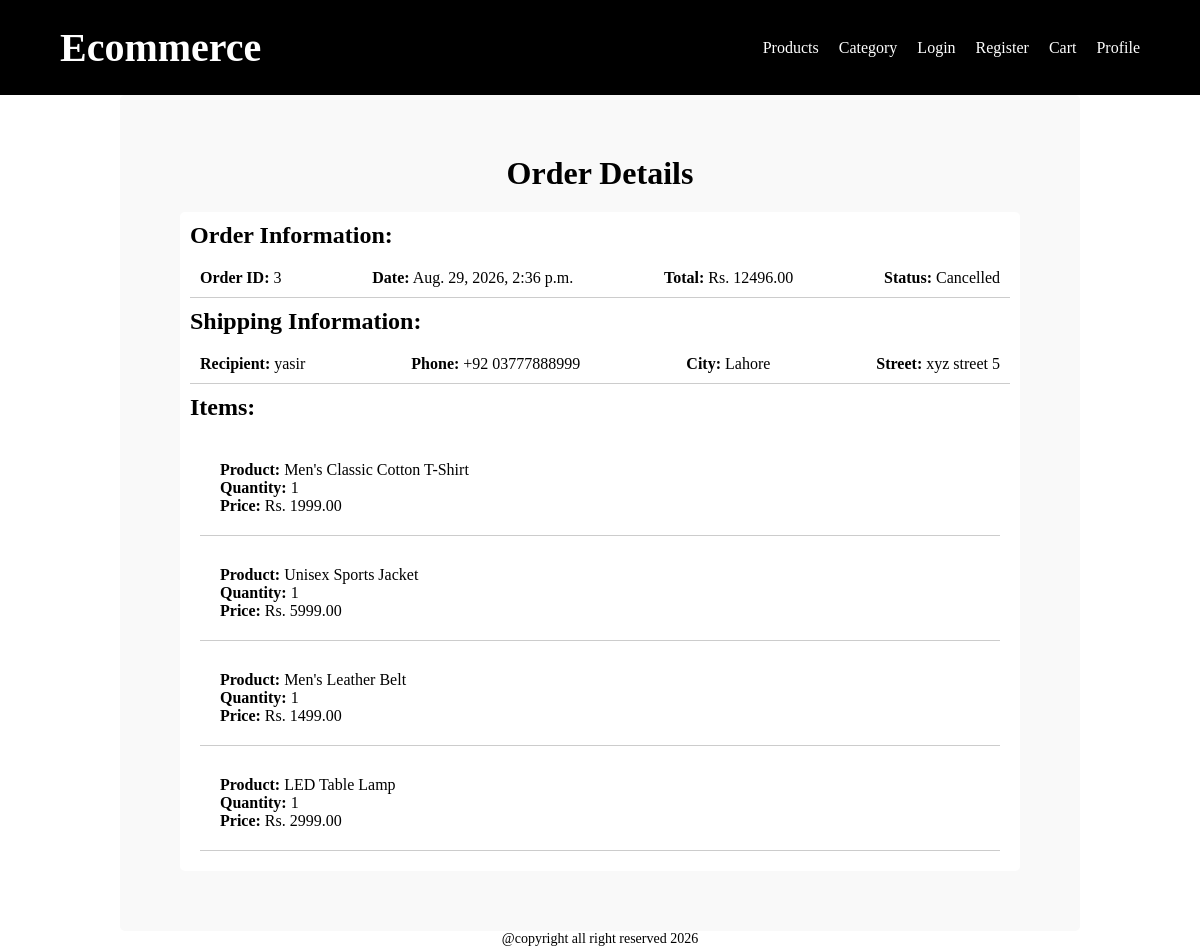
Screenshot of /orders/order-detail/3/ (signed in) with the database file from the repository.
### apps/orders/models.py (models this page shows, shortened)
class Order(models.Model):
    class StatusChoices(models.TextChoices):
        Pending = 'Pending' ,'Pending'
        Processing = 'Processing', 'Processing'
        Deliverd ='Deliverd','Deliverd'
        Shipped = 'Shipped','Shipped'
        Cancelled = 'Cancelled','Cancelled'
    customer = models.ForeignKey(Customer , on_delete=models.CASCADE , related_name='orders')
    status = models.CharField(
        max_length=50,
        choices=StatusChoices.choices,
        default=StatusChoices.Pending
    )
    total_price = models.DecimalField(max_digits=10 ,decimal_places=2)
    created_at = models.DateTimeField(auto_now_add=True)
    ALLOWED_TRANSITIONS = {
        StatusChoices.Pending : [ StatusChoices.Processing , StatusChoices.Cancelled],
        StatusChoices.Processing : [StatusChoices.Shipped , StatusChoices.Cancelled],
        StatusChoices.Shipped : [StatusChoices.Deliverd],
        StatusChoices.Deliverd : [],
        StatusChoices.Cancelled : [],
    }

class ShippingAddress(models.Model):
    order = models.OneToOneField(
        Order,
        on_delete=models.CASCADE,
        related_name= 'shipping_address'
    )
    name = models.CharField(max_length=100)
    phone_no = models.CharField(max_length=15)
    city = models.CharField(max_length=50)
    street = models.CharField(max_length=150)

class OrderItems(models.Model):
    order = models.ForeignKey(Order , on_delete=models.CASCADE , related_name='items')
    product = models.ForeignKey(Product , on_delete=models.CASCADE)
    quantity = models.PositiveIntegerField(default=1)
    price = models.DecimalField(max_digits=10 , decimal_places=2)

### apps/products/models.py (models this page shows, shortened)
class Product(models.Model):
    name = models.CharField(max_length=100)
    description = models.TextField(blank=True)
    image = models.ImageField(upload_to='product/')
    price = models.DecimalField(max_digits=10 , decimal_places=2)
    stock = models.PositiveIntegerField(default=1)
    category = models.ForeignKey(Category , on_delete=models.CASCADE , related_name='products')

### apps/orders/views.py (the view)
# urls.py: path('order-detail/<int:id>/' , views.orders_details , name='order_detail'),
@login_required
def orders_details(req , id):
    orders_details = get_object_or_404(
        Order.objects.prefetch_related('items__product').select_related('shipping_address'),
        id=id,
        customer=req.user.customer
    )
    context = {
        'order': orders_details,
    }
    return render(req , 'orders/order_detail.html' , context)

### templates/orders/order_detail.html (shortened to what this page needs)
{% extends 'base.html' %}
{% load static %}
{% block link %}
    <link rel="stylesheet" href="{% static 'CSS/orders.css' %}">
{% endblock %}
{% block content %}
    <main class="order-main">
        <div class="order-container">
            <h1>Order Details</h1>
            <div class="order-details">
                <h2>Order Information:</h2>
                <div class="order-information">
                    <p><strong>Order ID:</strong> {{ order.id }}</p>
                    <p><strong>Date:</strong> {{ order.created_at }}</p>
                    <p><strong>Total:</strong> Rs. {{ order.total_price }}</p>
                    <p><strong>Status:</strong> {{ order.status }}</p>
                </div>
                <h2>Shipping Information:</h2>
                <div class="shipping-information">
                    <p><strong>Recipient:</strong> {{ order.shipping_address.name }}</p>
                    <p><strong>Phone:</strong> {{ order.shipping_address.phone_no }}</p>
                    <p><strong>City:</strong> {{ order.shipping_address.city }}</p>
                    <p><strong>Street:</strong> {{ order.shipping_address.street }}</p>
                </div>
                <h2>Items:</h2>
                <div class="order_items">
                    <ul class="order-items">
                        {% for item in order.items.all %}
                            <li class="order-item">
                                <p><strong>Product:</strong> {{ item.product.name }}</p>
                                <p><strong>Quantity:</strong> {{ item.quantity }}</p>
                                <p><strong>Price:</strong> Rs. {{ item.price }}</p>
                            </li>
                        {% endfor %}
                    </ul>
                </div>
            </div>
        </div>
    </main>
{% endblock %}

### static/CSS/orders.css (style rules this page uses)
* { margin: 0; padding: 0; box-sizing: border-box; }
.order-main { min-height: 100vh; display: flex; flex-direction: column; align-items: center; justify-content: center; }
.order-container { width: 80%; background-color: #f9f9f9; padding: 5% 5%; display: flex; flex-direction: column; justify-content: space-between; gap: 10px; border-radius: 5px; }
.order-container h1 { text-align: center; margin-bottom: 10px; text-transform: capitalize; }
.order-details { display: flex; flex-direction: column; gap: 10px; padding: 10px; background-color: #fff; border-radius: 5px; }
.order-details .order-information, .shipping-information { display: flex; justify-content: space-between; align-items: center; padding: 10px; border-bottom: 1px solid #ccc; }
.order-details .order-items { display: flex; flex-direction: column; gap: 10px; padding: 10px; }
.order-details .order-items .order-item { display: flex; justify-content: space-between; flex-direction: column; padding: 20px; border-bottom: 1px solid #ccc; }

### templates/base.html (style rules this page uses)
* { box-sizing: border-box; }
body { margin: 0; width: 100%; min-width: 100%; overflow-x: hidden; }

### templates/components/navbar.html (style rules this page uses)
* { margin: 0; padding: 0; box-sizing: border-box; }

### rows the page displays
Order: id "3", created_at "Aug. 29, 2026, 2:36 p.m.", total_price "12496.00", status "Cancelled", shipping_address.name "yasir", shipping_address.phone_no "+92 03777888999", shipping_address.city "Lahore", shipping_address.street "xyz street 5"
OrderItems: product.name "Men's Classic Cotton T-Shirt", quantity "1", price "1999.00"
OrderItems: product.name "Unisex Sports Jacket", quantity "1", price "5999.00"
OrderItems: product.name "Men's Leather Belt", quantity "1", price "1499.00"
OrderItems: product.name "LED Table Lamp", quantity "1", price "2999.00"
